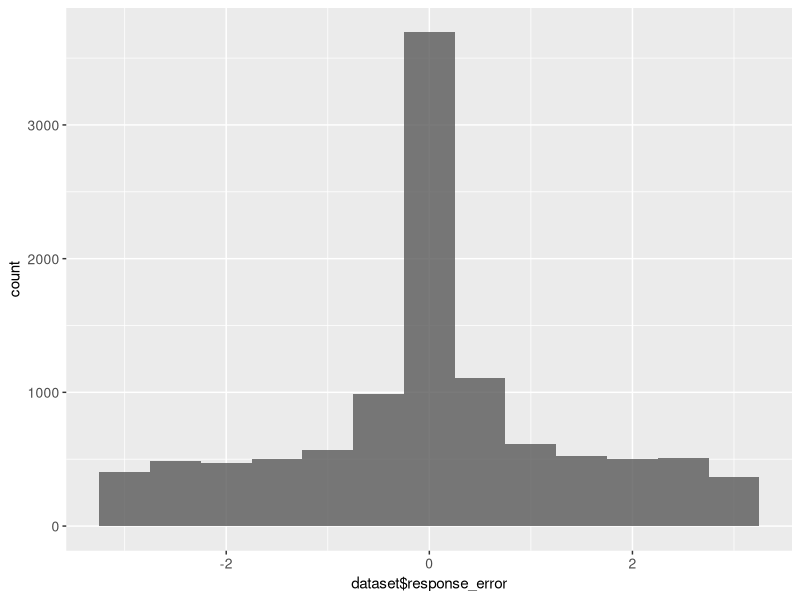
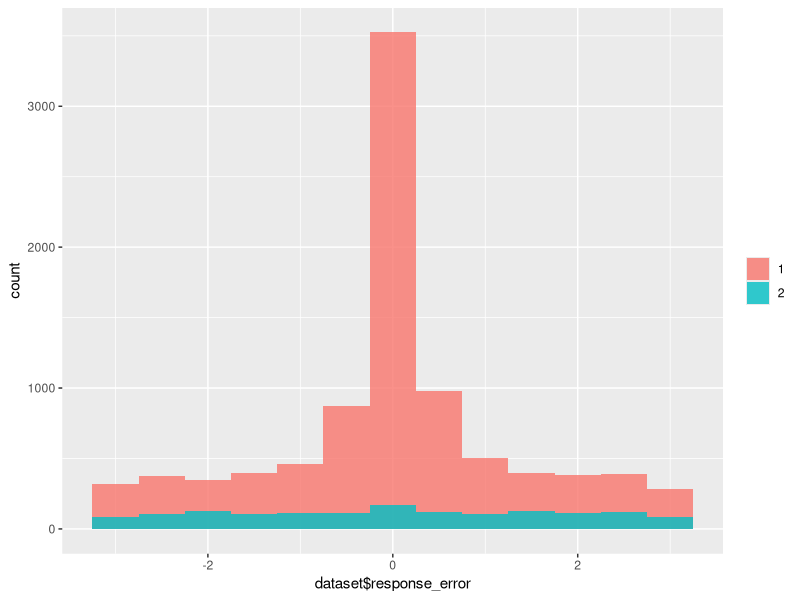

Reproduce these figures in R, in order.
## ---- chunk 1

rm(list = ls())

knitr::opts_chunk$set(echo = TRUE)

knitr::opts_knit$set(root.dir = "~/GitHub/sourcemem/analysis/data/")
library(ggplot2)
library(dplyr)
## ---- chunk 2
dataset <- read.csv('dataFiltered3.csv')
dataset <- dataset[,-1] #Remove first column, which is not needed 

dataset$conf_group<- case_when(
        dataset$recog_rating >= 4 ~ 1,
        dataset$recog_rating <= 3 ~ 2)


p <- ggplot(dataset, aes(x=dataset$response_error, fill=as.factor(dataset$conf_group))) +
    geom_histogram(binwidth=.5, alpha=.8, position="identity") + theme(legend.title = element_blank()) 

g <- ggplot(dataset, aes(x=dataset$response_error)) +
    geom_histogram(binwidth=.5, alpha=.8, position="identity") + theme(legend.title = element_blank(), axis.text.x = element_text(size=10), axis.text.y = element_text(size=10)) 




